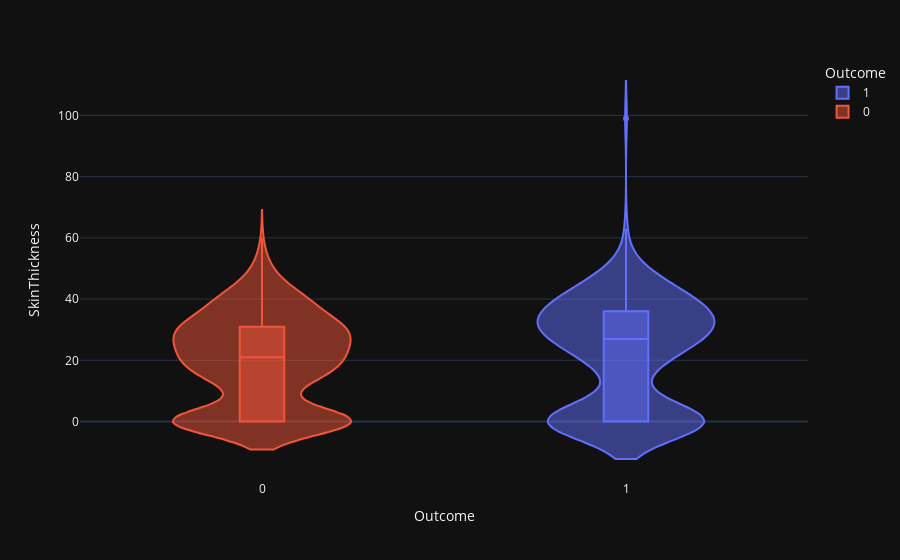

Notebook source saved alongside this figure:
### Markdown cell above
繪製提琴圖(violin)，觀察'葡萄糖含量'與'是否患有糖尿病'高低關係:

患有糖尿病患者的'葡萄糖含量'普遍邊高

### Code cell
violin('SkinThickness')

### Figure 1 — Plotly figure (JSON) as saved in the notebook; plotly's stock layout.template omitted (floating-point values rounded to 4 significant figures; data arrays with more than 128 entries replaced by an {"elided": "..."} marker saying what was removed)
{"data": [{"alignmentgroup": "True", "box": {"visible": true}, "hovertemplate": "Outcome=%{x}<br>SkinThickness=%{y}<extra></extra>", "legendgroup": "1", "marker": {"color": "#636efa"}, "name": "1", "offsetgroup": "1", "orientation": "v", "scalegroup": "True", "showlegend": true, "type": "violin", "x": {"elided": "268 int values"}, "x0": " ", "xaxis": "x", "y": {"elided": "268 int values"}, "y0": " ", "yaxis": "y"}, {"alignmentgroup": "True", "box": {"visible": true}, "hovertemplate": "Outcome=%{x}<br>SkinThickness=%{y}<extra></extra>", "legendgroup": "0", "marker": {"color": "#EF553B"}, "name": "0", "offsetgroup": "0", "orientation": "v", "scalegroup": "True", "showlegend": true, "type": "violin", "x": {"elided": "500 int values"}, "x0": " ", "xaxis": "x", "y": {"elided": "500 int values"}, "y0": " ", "yaxis": "y"}], "layout": {"legend": {"title": {"text": "Outcome"}, "tracegroupgap": 0}, "margin": {"t": 60}, "violinmode": "overlay", "xaxis": {"anchor": "y", "categoryarray": [1, 0], "categoryorder": "array", "domain": [0, 1], "title": {"text": "Outcome"}}, "yaxis": {"anchor": "x", "domain": [0, 1], "title": {"text": "SkinThickness"}}}}
